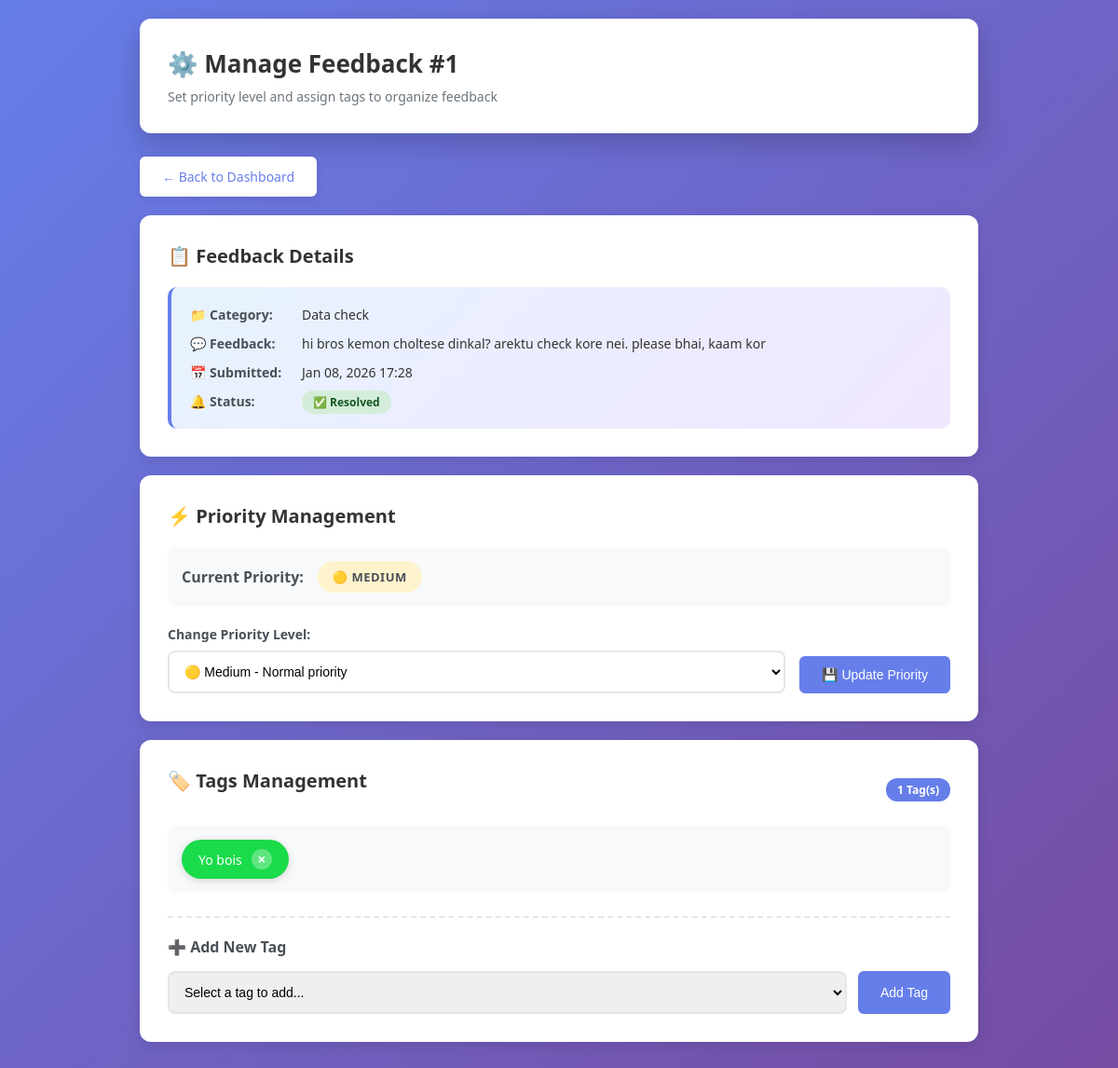
Screenshot of /feedback/manage_feedback_tags.php?id=1 (signed in) with the database file from the repository.
### tables this page shows
CREATE TABLE `feedback` (
  `feedback_id` int(11) NOT NULL,
  `feedback_text` text NOT NULL,
  `is_anonymous` tinyint(1) NOT NULL,
  `submitted_at` timestamp NOT NULL DEFAULT current_timestamp(),
  `sentiment_score` decimal(5,2) DEFAULT NULL,
  `sentiment_label` varchar(50) DEFAULT NULL,
  `is_resolved` tinyint(1) DEFAULT 0,
  `priority` enum('low','medium','high','critical') NOT NULL,
  `resolved_by` int(11) DEFAULT NULL,
  `resolved_at` timestamp NULL DEFAULT NULL,
  `user_id` int(11) NOT NULL,
  `category_id` int(11) DEFAULT NULL
);

CREATE TABLE `category` (
  `category_id` int(11) NOT NULL,
  `category_name` varchar(255) NOT NULL,
  `created_at` timestamp NOT NULL DEFAULT current_timestamp()
);

CREATE TABLE `feedback_tags` (
  `feedback_id` int(11) NOT NULL,
  `tag_id` int(11) NOT NULL,
  `added_by` int(11) NOT NULL,
  `added_at` timestamp NOT NULL DEFAULT current_timestamp()
);

CREATE TABLE `tags` (
  `tag_id` int(11) NOT NULL,
  `tag_name` varchar(255) NOT NULL,
  `tag_color` varchar(7) NOT NULL,
  `created_at` timestamp NOT NULL DEFAULT current_timestamp()
);

### feedback/manage_feedback_tags.php (the view, shortened to what this page needs)
<?php
include('../db/db.php');
$feedback_id = intval($_GET['id']);
$feedback_sql = "SELECT f.*, c.category_name
                 FROM feedback f
                 JOIN category c ON f.category_id = c.category_id
                 WHERE f.feedback_id = ?";
$stmt = $conn->prepare($feedback_sql);
$stmt->bind_param("i", $feedback_id);
$stmt->execute();
$feedback_result = $stmt->get_result();
$feedback = $feedback_result->fetch_assoc();
$assigned_tags_sql = "SELECT t.*, u.name as added_by_name, ft.added_at
                      FROM feedback_tags ft
                      JOIN tags t ON ft.tag_id = t.tag_id
                      LEFT JOIN management_user u ON ft.added_by = u.user_id
                      WHERE ft.feedback_id = ?
                      ORDER BY ft.added_at DESC";
$assigned_stmt = $conn->prepare($assigned_tags_sql);
$assigned_stmt->bind_param("i", $feedback_id);
$assigned_stmt->execute();
$assigned_tags_result = $assigned_stmt->get_result();
?>
<!DOCTYPE html>
<html lang="en">
<head>
</head>
<body>
<div class="container">
    <div class="header-card">
        <h1>⚙️ Manage Feedback #<?php echo $feedback_id; ?></h1>
        <p>Set priority level and assign tags to organize feedback</p>
    </div>
    <a href="<?php echo $_SESSION['role'] == 'admin' ? '../admin/admin_dashboard.php' : '../hr/hr_dashboard.php'; ?>" class="button btn-back">← Back to Dashboard</a>
    <div class="card">
        <h2>📋 Feedback Details</h2>
        <div class="info-box">
            <div class="info-item">
                <span class="info-label">📁 Category:</span>
                <span class="info-value"><?php echo htmlspecialchars($feedback['category_name']); ?></span>
            </div>
            <div class="info-item">
                <span class="info-label">💬 Feedback:</span>
                <span class="info-value"><?php echo htmlspecialchars($feedback['feedback_text']); ?></span>
            </div>
            <div class="info-item">
                <span class="info-label">📅 Submitted:</span>
                <span class="info-value"><?php echo date('M d, Y H:i', strtotime($feedback['submitted_at'])); ?></span>
            </div>
            <div class="info-item">
                <span class="info-label">🔔 Status:</span>
                <span class="info-value">
                    <span class="status-badge <?php echo $feedback['is_resolved'] ? 'status-resolved' : 'status-unresolved'; ?>">
                        <?php echo $feedback['is_resolved'] ? '✅ Resolved' : '⏳ Unresolved'; ?>
                    </span>
                </span>
            </div>
        </div>
    </div>
    <div class="card">
        <h2>⚡ Priority Management</h2>
        <div class="priority-display">
            <span>Current Priority:</span>
            <span class="priority-badge priority-<?php echo $feedback['priority'] ?? 'medium'; ?>">
                <?php
                $priority_icons = [
                    'low' => '🟢',
                    'medium' => '🟡',
                    'high' => '🟠',
                    'critical' => '🔴'
                ];
                echo $priority_icons[$feedback['priority'] ?? 'medium'] . ' ' . strtoupper($feedback['priority'] ?? 'medium');
                ?>
            </span>
        </div>
        <form method="POST" action="" class="priority-form">
            <div class="form-group">
                <label for="priority">Change Priority Level:</label>
                <select id="priority" name="priority" required>
                    <option value="medium" <?php echo (($feedback['priority'] ?? 'medium') == 'medium') ? 'selected' : ''; ?>>🟡 Medium - Normal priority</option>
                </select>
            </div>
            <button type="submit" name="update_priority" class="button btn-primary">💾 Update Priority</button>
        </form>
    </div>
    <div class="card">
        <div class="tags-header">
            <h2>🏷️ Tags Management</h2>
            <span class="tags-count"><?php echo $assigned_tags_result->num_rows; ?> Tag(s)</span>
        </div>
        <div class="tags-container">
            <?php if ($assigned_tags_result->num_rows > 0): ?>
                <?php
                $assigned_tags_result->data_seek(0);
                while ($tag = $assigned_tags_result->fetch_assoc()):
                ?>
                    <div class="tag-item" style="background-color: <?php echo htmlspecialchars($tag['tag_color']); ?>">
                        <span><?php echo htmlspecialchars($tag['tag_name']); ?></span>
                        <a href="?id=<?php echo $feedback_id; ?>&remove_tag=<?php echo $tag['tag_id']; ?>"
                           class="tag-remove"
                           onclick="return confirm('Remove this tag?')"
                           title="Remove tag">×</a>
                    </div>
                <?php endwhile; ?>
            <?php else: ?>
                <span class="no-tags">No tags assigned yet. Add tags below to categorize this feedback.</span>
            <?php endif; ?>
        </div>
        <div class="add-tag-section">
            <h3>➕ Add New Tag</h3>
            <form method="POST" action="" class="add-tag-form">
                <select name="tag_id" required>
                    <option value="">Select a tag to add...</option>
                </select>
                <button type="submit" name="add_tag" class="button btn-primary">Add Tag</button>
            </form>
        </div>
    </div>
</div>
</body>
</html>

### feedback/manage_feedback_tags.php (style rules this page uses)
* { margin: 0; padding: 0; box-sizing: border-box; }
body { font-family: 'Segoe UI', Tahoma, Geneva, Verdana, sans-serif; background: linear-gradient(135deg, #667eea 0%, #764ba2 100%); min-height: 100vh; padding: 20px; }
.container { max-width: 900px; margin: 0 auto; }
.header-card { background: white; border-radius: 12px; padding: 30px; margin-bottom: 25px; box-shadow: 0 10px 30px rgba(0,0,0,0.2); }
.header-card h1 { font-size: 26px; color: #333; margin-bottom: 8px; display: flex; align-items: center; gap: 10px; }
.header-card p { color: #6c757d; font-size: 14px; }
.button { padding: 12px 24px; border-radius: 6px; text-decoration: none; font-weight: 500; transition: all 0.3s ease; display: inline-block; border: none; cursor: pointer; font-size: 14px; }
.btn-back { background: white; color: #667eea; margin-bottom: 20px; box-shadow: 0 2px 8px rgba(0,0,0,0.1); }
.btn-primary { background: #667eea; color: white; }
.card { background: white; padding: 30px; border-radius: 12px; margin-bottom: 20px; box-shadow: 0 4px 15px rgba(0,0,0,0.1); }
.card h2 { font-size: 20px; color: #333; margin-bottom: 20px; display: flex; align-items: center; gap: 10px; }
.info-box { background: linear-gradient(135deg, #e7f3ff 0%, #f0e7ff 100%); padding: 20px; border-radius: 10px; border-left: 4px solid #667eea; }
.info-item { display: flex; margin-bottom: 12px; font-size: 14px; }
.info-item:last-child { margin-bottom: 0; }
.info-label { font-weight: 600; color: #495057; min-width: 120px; }
.info-value { color: #333; flex: 1; }
.status-badge { padding: 4px 12px; border-radius: 12px; font-size: 12px; font-weight: 600; }
.status-resolved { background: #d4edda; color: #155724; }
.priority-display { display: flex; align-items: center; gap: 15px; margin-bottom: 20px; padding: 15px; background: #f8f9fa; border-radius: 8px; }
.priority-display span { font-weight: 600; color: #495057; }
.priority-badge { padding: 8px 16px; border-radius: 20px; font-size: 13px; font-weight: 700; text-transform: uppercase; letter-spacing: 0.5px; }
.priority-medium { background: #fff3cd; color: #856404; }
.priority-form { display: grid; grid-template-columns: 1fr auto; gap: 15px; align-items: end; }
.form-group label { display: block; margin-bottom: 8px; font-weight: 600; color: #495057; font-size: 14px; }
.form-group select { width: 100%; padding: 12px; border: 2px solid #e1e8ed; border-radius: 8px; font-size: 14px; transition: border-color 0.3s ease; background: white; }
.tags-header { display: flex; justify-content: space-between; align-items: center; margin-bottom: 15px; }
.tags-count { background: #667eea; color: white; padding: 4px 12px; border-radius: 12px; font-size: 12px; font-weight: 600; }
.tags-container { display: flex; flex-wrap: wrap; gap: 12px; margin-bottom: 25px; min-height: 50px; padding: 15px; background: #f8f9fa; border-radius: 8px; }
.tag-item { padding: 10px 18px; border-radius: 25px; color: white; font-weight: 500; font-size: 14px; display: flex; align-items: center; gap: 10px; box-shadow: 0 2px 8px rgba(0,0,0,0.15); transition: transform 0.2s ease; }
.tag-remove { background: rgba(255,255,255,0.3); border-radius: 50%; width: 22px; height: 22px; display: flex; align-items: center; justify-content: center; cursor: pointer; transition: all 0.3s ease; text-decoration: none; color: white; font-weight: bold; font-size: 16px; }
.add-tag-section { border-top: 2px dashed #e1e8ed; padding-top: 20px; }
.add-tag-section h3 { font-size: 16px; color: #495057; margin-bottom: 15px; font-weight: 600; }
.add-tag-form { display: grid; grid-template-columns: 1fr auto; gap: 12px; }
.add-tag-form select { padding: 12px; border: 2px solid #e1e8ed; border-radius: 8px; font-size: 14px; }

### rows the page displays
feedback: category.category_name "Data check", feedback_text "hi bros kemon choltese dinkal? arektu check kore nei. please bhai, kaam kor", submitted_at "Jan 08, 2026 17:28", priority "🟡", priority "MEDIUM", priority "🟡 Medium - Normal priority"
feedback_tags: tag.tag_name "Yo bois"

### other values shown
$feedback_id "1"
$assigned_tags_result->num_rows "1"
